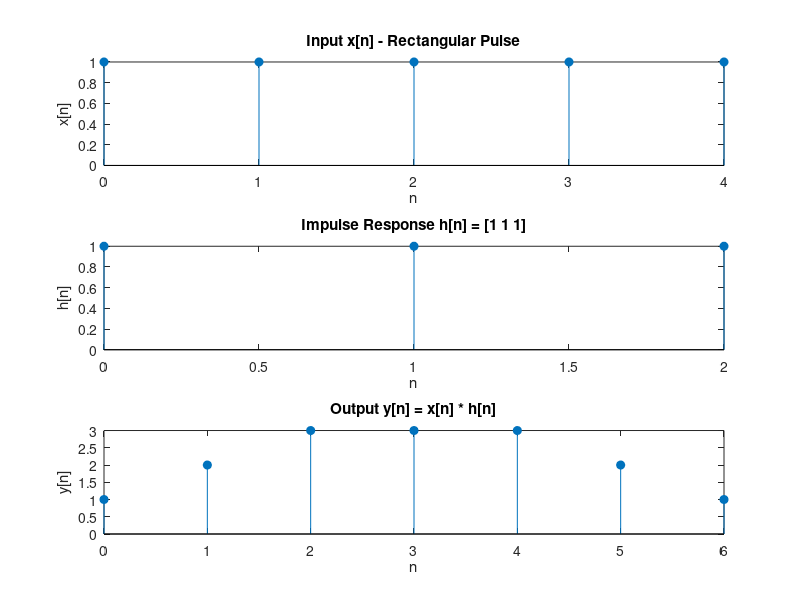

Recreate this plot in MATLAB.
% Define input x[n] = rectangular pulse
% For example: pulse from n = 0 to 4
x = [1 1 1 1 1];

% Define impulse response h[n] = {1, 1, 1}
h = [1 1 1];

% Perform convolution
y = conv(x, h);

% Display results
disp('Output y[n] =');
disp(y);

% Check length
fprintf('Length of x[n] = %d\n', length(x));
fprintf('Length of h[n] = %d\n', length(h));
fprintf('Length of y[n] = %d\n', length(y));

% Plot the signals
n_x = 0:length(x)-1;
n_h = 0:length(h)-1;
n_y = 0:length(y)-1;

figure;
subplot(3,1,1);
stem(n_x, x, 'filled');
title('Input x[n] - Rectangular Pulse');
xlabel('n'); ylabel('x[n]');

subplot(3,1,2);
stem(n_h, h, 'filled');
title('Impulse Response h[n] = [1 1 1]');
xlabel('n'); ylabel('h[n]');

subplot(3,1,3);
stem(n_y, y, 'filled');
title('Output y[n] = x[n] * h[n]');
xlabel('n'); ylabel('y[n]');
